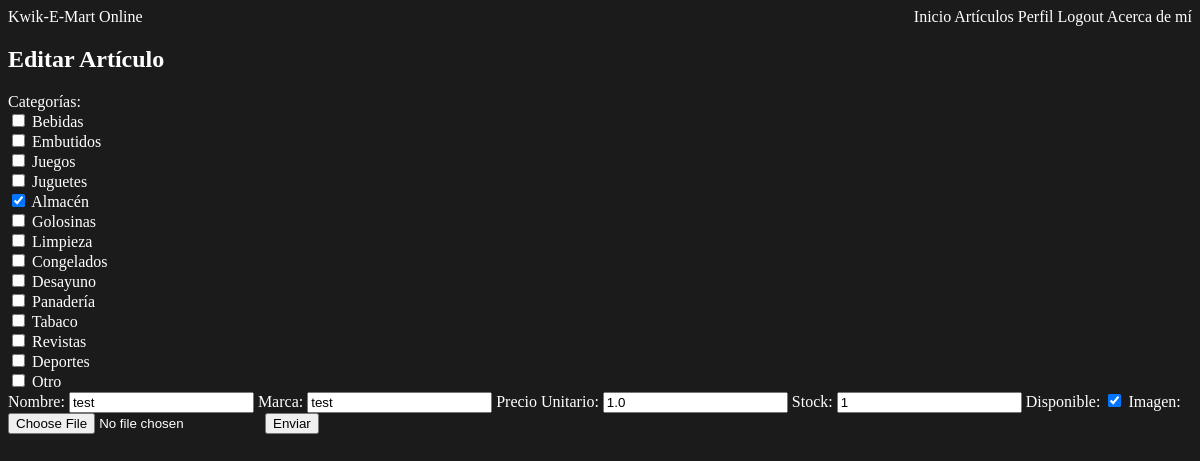
The app's page /compras/articulos/editar/2 (signed in) with its own data.
### compras/models.py (models this page shows, shortened)
class Articulo(models.Model):
    nombre = models.CharField(max_length=20)
    marca = models.CharField(max_length=20)
    categorias = models.CharField(null=True, blank=True, max_length=200)
    precio_unitario = models.FloatField(default=0.0)
    stock = models.IntegerField(default=0)
    disponible = models.BooleanField(default=False)
    fecha_subida = models.DateField(default=timezone.now)
    imagen = models.ImageField(null=True, blank=True, upload_to="imagenes/articulos")

### compras/views.py (the view, shortened to what this page needs)
# urls.py: path('articulos/editar/<articulo_id>', views.editarArticulo, name="EditarArticulo"),
@login_required
def editarArticulo(request, articulo_id):
    form = ArticuloFormulario()
    articulo = Articulo.objects.get(id=articulo_id)
    categorias = literal_eval(articulo.categorias)
    form = ArticuloFormulario(initial={"nombre":articulo.nombre,
                                               "categorias": categorias,
                                               "marca": articulo.marca,
                                               "precio_unitario": articulo.precio_unitario,
                                               "stock": articulo.stock,
                                               "disponible": articulo.disponible,
                                               "imagen": articulo.imagen
    })
    contexto = {"articulo": articulo, "form": form}
    plantilla = loader.get_template("compras/editarArticulo.html")
    documento = plantilla.render(contexto,request)
    return HttpResponse(documento)

### compras/forms.py
class ArticuloFormulario(forms.Form):
    categorias = forms.MultipleChoiceField(label='Categorías', widget=forms.CheckboxSelectMultiple, choices=opcionesCategoria)
    nombre = forms.CharField(max_length=20, label='Nombre', widget=forms.TextInput(attrs={'class':'form-control'}))
    marca = forms.CharField(max_length=20, label='Marca', widget=forms.TextInput(attrs={'class':'form-control'}))
    precio_unitario = forms.FloatField(label='Precio Unitario', widget=forms.NumberInput())
    stock = forms.IntegerField(label='Stock', widget=forms.NumberInput())
    disponible = forms.BooleanField(initial=True, required=False, label='Disponible', widget=forms.CheckboxInput())
    imagen = forms.ImageField(required=False, label='Imagen', widget=forms.FileInput())
    class Meta:
       model = Articulo
       fields = ('categorias', 'nombre', 'marca', 'precio_unitario', 'stock', 'disponible', 'imagen')

### compras/templates/compras/editarArticulo.html
{% extends "compras/base.html" %} {% load static %} <br />
{% block contenidoQueCambia %}
<h2>Editar Artículo</h2>
<form autocomplete="off" action="" method="POST" enctype="multipart/form-data">
  {% csrf_token %} {{form.as_table}}
  <input type="submit" value="Enviar" />
</form>
{% endblock %}

### compras/templates/compras/base.html (style rules this page uses)
body { background-color: rgb(27, 27, 27); color: white; }

### records on screen
Articulo: categorias "☐ ☐ ☐ ☐ ☑ ☐ ☐ ☐ ☐ ☐ ☐ ☐ ☐ ☐", nombre "test", marca "test", precio_unitario "1.0", stock "1", disponible "☑"
